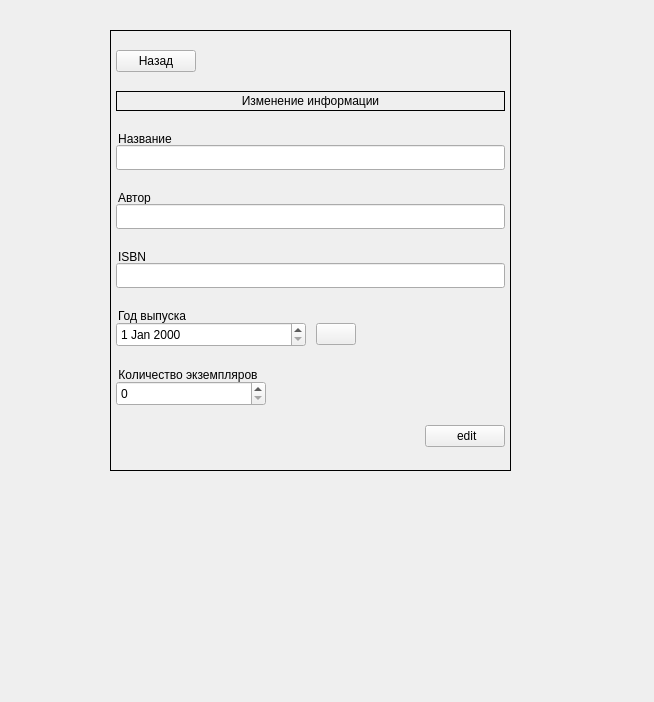
<?xml version="1.0" encoding="UTF-8"?>
<ui version="4.0">
 <class>Form</class>
 <widget class="QWidget" name="Form">
  <property name="geometry">
   <rect>
    <x>0</x>
    <y>0</y>
    <width>654</width>
    <height>702</height>
   </rect>
  </property>
  <property name="windowTitle">
   <string>Form</string>
  </property>
  <property name="styleSheet">
   <string notr="true">QGroupBox {
	border: 0px;
}

QFrame {
	border: 1px solid black;
}</string>
  </property>
  <widget class="QScrollArea" name="scrollArea">
   <property name="geometry">
    <rect>
     <x>110</x>
     <y>30</y>
     <width>401</width>
     <height>441</height>
    </rect>
   </property>
   <property name="widgetResizable">
    <bool>true</bool>
   </property>
   <widget class="QWidget" name="scrollAreaWidgetContents">
    <property name="geometry">
     <rect>
      <x>0</x>
      <y>0</y>
      <width>399</width>
      <height>439</height>
     </rect>
    </property>
    <layout class="QVBoxLayout" name="verticalLayout" stretch="0,0,0,0,0,0,0,0">
     <property name="spacing">
      <number>0</number>
     </property>
     <property name="leftMargin">
      <number>5</number>
     </property>
     <property name="topMargin">
      <number>0</number>
     </property>
     <property name="rightMargin">
      <number>5</number>
     </property>
     <property name="bottomMargin">
      <number>0</number>
     </property>
     <item alignment="Qt::AlignLeft">
      <widget class="QPushButton" name="pushButton_back_info_user">
       <property name="cursor">
        <cursorShape>PointingHandCursor</cursorShape>
       </property>
       <property name="text">
        <string>Назад</string>
       </property>
       <property name="icon">
        <iconset resource="../icons/icons.qrc">
         <normaloff>:/icons/arrow/left-arrow-2.png</normaloff>:/icons/arrow/left-arrow-2.png</iconset>
       </property>
       <property name="iconSize">
        <size>
         <width>20</width>
         <height>20</height>
        </size>
       </property>
      </widget>
     </item>
     <item>
      <widget class="QLabel" name="label">
       <property name="sizePolicy">
        <sizepolicy hsizetype="Preferred" vsizetype="Fixed">
         <horstretch>0</horstretch>
         <verstretch>0</verstretch>
        </sizepolicy>
       </property>
       <property name="minimumSize">
        <size>
         <width>0</width>
         <height>20</height>
        </size>
       </property>
       <property name="text">
        <string>Изменение информации</string>
       </property>
       <property name="alignment">
        <set>Qt::AlignCenter</set>
       </property>
      </widget>
     </item>
     <item>
      <widget class="QGroupBox" name="groupBox_2">
       <property name="sizePolicy">
        <sizepolicy hsizetype="Preferred" vsizetype="Fixed">
         <horstretch>0</horstretch>
         <verstretch>0</verstretch>
        </sizepolicy>
       </property>
       <property name="styleSheet">
        <string notr="true"/>
       </property>
       <property name="title">
        <string>Название</string>
       </property>
       <layout class="QVBoxLayout" name="verticalLayout_4">
        <property name="spacing">
         <number>0</number>
        </property>
        <property name="leftMargin">
         <number>0</number>
        </property>
        <property name="topMargin">
         <number>15</number>
        </property>
        <property name="rightMargin">
         <number>0</number>
        </property>
        <property name="bottomMargin">
         <number>0</number>
        </property>
        <item>
         <widget class="QLineEdit" name="lineEdit_6">
          <property name="minimumSize">
           <size>
            <width>0</width>
            <height>25</height>
           </size>
          </property>
         </widget>
        </item>
       </layout>
      </widget>
     </item>
     <item>
      <widget class="QGroupBox" name="groupBox_3">
       <property name="sizePolicy">
        <sizepolicy hsizetype="Preferred" vsizetype="Fixed">
         <horstretch>0</horstretch>
         <verstretch>0</verstretch>
        </sizepolicy>
       </property>
       <property name="styleSheet">
        <string notr="true"/>
       </property>
       <property name="title">
        <string>Автор</string>
       </property>
       <layout class="QVBoxLayout" name="verticalLayout_5">
        <property name="spacing">
         <number>0</number>
        </property>
        <property name="leftMargin">
         <number>0</number>
        </property>
        <property name="topMargin">
         <number>15</number>
        </property>
        <property name="rightMargin">
         <number>0</number>
        </property>
        <property name="bottomMargin">
         <number>0</number>
        </property>
        <item>
         <widget class="QLineEdit" name="lineEdit_7">
          <property name="minimumSize">
           <size>
            <width>0</width>
            <height>25</height>
           </size>
          </property>
         </widget>
        </item>
       </layout>
      </widget>
     </item>
     <item>
      <widget class="QGroupBox" name="groupBox_5">
       <property name="sizePolicy">
        <sizepolicy hsizetype="Preferred" vsizetype="Fixed">
         <horstretch>0</horstretch>
         <verstretch>0</verstretch>
        </sizepolicy>
       </property>
       <property name="styleSheet">
        <string notr="true"/>
       </property>
       <property name="title">
        <string>ISBN</string>
       </property>
       <layout class="QVBoxLayout" name="verticalLayout_7">
        <property name="spacing">
         <number>0</number>
        </property>
        <property name="leftMargin">
         <number>0</number>
        </property>
        <property name="topMargin">
         <number>15</number>
        </property>
        <property name="rightMargin">
         <number>0</number>
        </property>
        <property name="bottomMargin">
         <number>0</number>
        </property>
        <item>
         <widget class="QLineEdit" name="lineEdit_8">
          <property name="minimumSize">
           <size>
            <width>0</width>
            <height>25</height>
           </size>
          </property>
         </widget>
        </item>
       </layout>
      </widget>
     </item>
     <item>
      <widget class="QGroupBox" name="groupBox_6">
       <property name="sizePolicy">
        <sizepolicy hsizetype="Preferred" vsizetype="Fixed">
         <horstretch>0</horstretch>
         <verstretch>0</verstretch>
        </sizepolicy>
       </property>
       <property name="styleSheet">
        <string notr="true"/>
       </property>
       <property name="title">
        <string>Год выпуска</string>
       </property>
       <layout class="QHBoxLayout" name="horizontalLayout">
        <property name="spacing">
         <number>10</number>
        </property>
        <property name="leftMargin">
         <number>0</number>
        </property>
        <property name="topMargin">
         <number>15</number>
        </property>
        <property name="rightMargin">
         <number>0</number>
        </property>
        <property name="bottomMargin">
         <number>0</number>
        </property>
        <item>
         <widget class="QDateEdit" name="dateEdit">
          <property name="minimumSize">
           <size>
            <width>150</width>
            <height>25</height>
           </size>
          </property>
          <property name="cursor">
           <cursorShape>PointingHandCursor</cursorShape>
          </property>
         </widget>
        </item>
        <item alignment="Qt::AlignLeft">
         <widget class="QPushButton" name="pushButton_2">
          <property name="cursor">
           <cursorShape>PointingHandCursor</cursorShape>
          </property>
          <property name="text">
           <string/>
          </property>
          <property name="icon">
           <iconset resource="../icons/icons.qrc">
            <normaloff>:/icons/other/calendar.png</normaloff>:/icons/other/calendar.png</iconset>
          </property>
          <property name="iconSize">
           <size>
            <width>23</width>
            <height>23</height>
           </size>
          </property>
         </widget>
        </item>
       </layout>
      </widget>
     </item>
     <item>
      <widget class="QGroupBox" name="groupBox_4">
       <property name="sizePolicy">
        <sizepolicy hsizetype="Preferred" vsizetype="Fixed">
         <horstretch>0</horstretch>
         <verstretch>0</verstretch>
        </sizepolicy>
       </property>
       <property name="styleSheet">
        <string notr="true"/>
       </property>
       <property name="title">
        <string>Количество экземпляров</string>
       </property>
       <layout class="QVBoxLayout" name="verticalLayout_6">
        <property name="spacing">
         <number>0</number>
        </property>
        <property name="leftMargin">
         <number>0</number>
        </property>
        <property name="topMargin">
         <number>15</number>
        </property>
        <property name="rightMargin">
         <number>0</number>
        </property>
        <property name="bottomMargin">
         <number>0</number>
        </property>
        <item alignment="Qt::AlignLeft">
         <widget class="QSpinBox" name="spinBox">
          <property name="minimumSize">
           <size>
            <width>150</width>
            <height>25</height>
           </size>
          </property>
          <property name="cursor">
           <cursorShape>PointingHandCursor</cursorShape>
          </property>
         </widget>
        </item>
       </layout>
      </widget>
     </item>
     <item alignment="Qt::AlignRight">
      <widget class="QPushButton" name="pushButton">
       <property name="cursor">
        <cursorShape>PointingHandCursor</cursorShape>
       </property>
       <property name="text">
        <string> edit</string>
       </property>
       <property name="icon">
        <iconset resource="../icons/icons.qrc">
         <normaloff>:/icons/main/edit.png</normaloff>:/icons/main/edit.png</iconset>
       </property>
       <property name="iconSize">
        <size>
         <width>32</width>
         <height>25</height>
        </size>
       </property>
      </widget>
     </item>
    </layout>
   </widget>
  </widget>
 </widget>
 <resources>
  <include location="../icons/icons.qrc"/>
 </resources>
 <connections/>
</ui>
